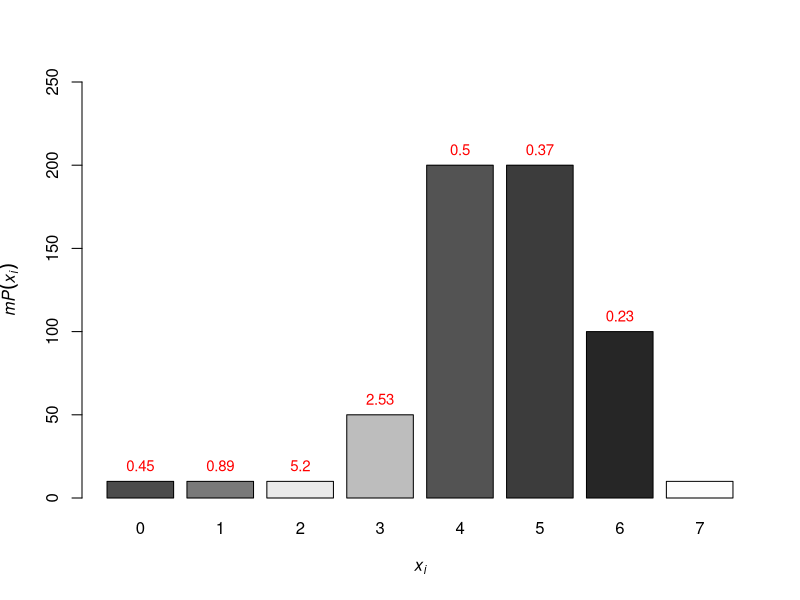

R code for this plot:
Muts = c(10, 10, 10, 50, 200, 200, 100, 10)
y = Muts[1:length(Muts)-1]
x = Muts[2:length(Muts)]
z = seq(0,length(Muts)-2)
j = (z + 1)^2*x^2/y^2 *(1/x + 1/y)

MutVals=seq(0, length(Muts)-1)

maxColorValue=max(j)
palette <- colorRampPalette(c("gray15","gray95"))(maxColorValue)
cols=palette[cut(log(j), maxColorValue)]

cols=c(cols, "#FCFCFC")

cols

xx<-barplot(Muts, 
        col=cols,
        xlab=expression(italic(x[i])),
        ylab=expression(italic(mP(x[i]))),
        names.arg=MutVals, 
        ylim=c(0,250))

#        cex.lab=1.25, cex.axis=1.2, cex.main=1.25, cex.sub=1.25

#We report standard deviations in red
text(x = xx,y=Muts,label = c(round(sqrt(j), digits=2),NA), pos = 3, cex = .9, col = "red")


a=gray.colors(n=length(unique(j)),start = min(j)/max(j), end=1)
b=sort(unique(j))
